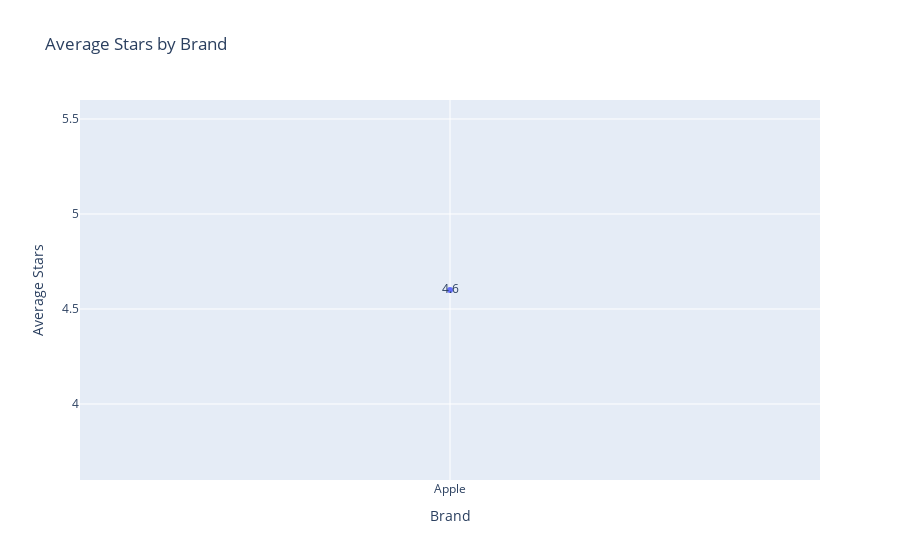

The cell this chart's notebook holds for it:
### Code cell
avg_stars_per_brand = flipkart_df.groupby('brand_name')['stars'].mean().reset_index().round(1)
avg_stars_per_brand.columns = ['brand_name', 'avg_stars']

fig = px.line(avg_stars_per_brand, x='brand_name', y='avg_stars', title='Average Stars by Brand', markers=True, labels={'brand_name': 'Brand', 'avg_stars': 'Average Stars'}, text='avg_stars')

fig.show()

### Figure 1 — Plotly figure (JSON) as saved in the notebook; plotly's stock layout.template omitted (floating-point values rounded to 4 significant figures)
{"data": [{"hovertemplate": "Brand=%{x}<br>Average Stars=%{text}<extra></extra>", "legendgroup": "", "line": {"color": "#636efa", "dash": "solid"}, "marker": {"symbol": "circle"}, "mode": "lines+markers+text", "name": "", "orientation": "v", "showlegend": false, "text": [4.6], "type": "scatter", "x": ["Apple"], "xaxis": "x", "y": [4.6], "yaxis": "y"}], "layout": {"legend": {"tracegroupgap": 0}, "title": {"text": "Average Stars by Brand"}, "xaxis": {"anchor": "y", "domain": [0, 1], "title": {"text": "Brand"}}, "yaxis": {"anchor": "x", "domain": [0, 1], "title": {"text": "Average Stars"}}}}
